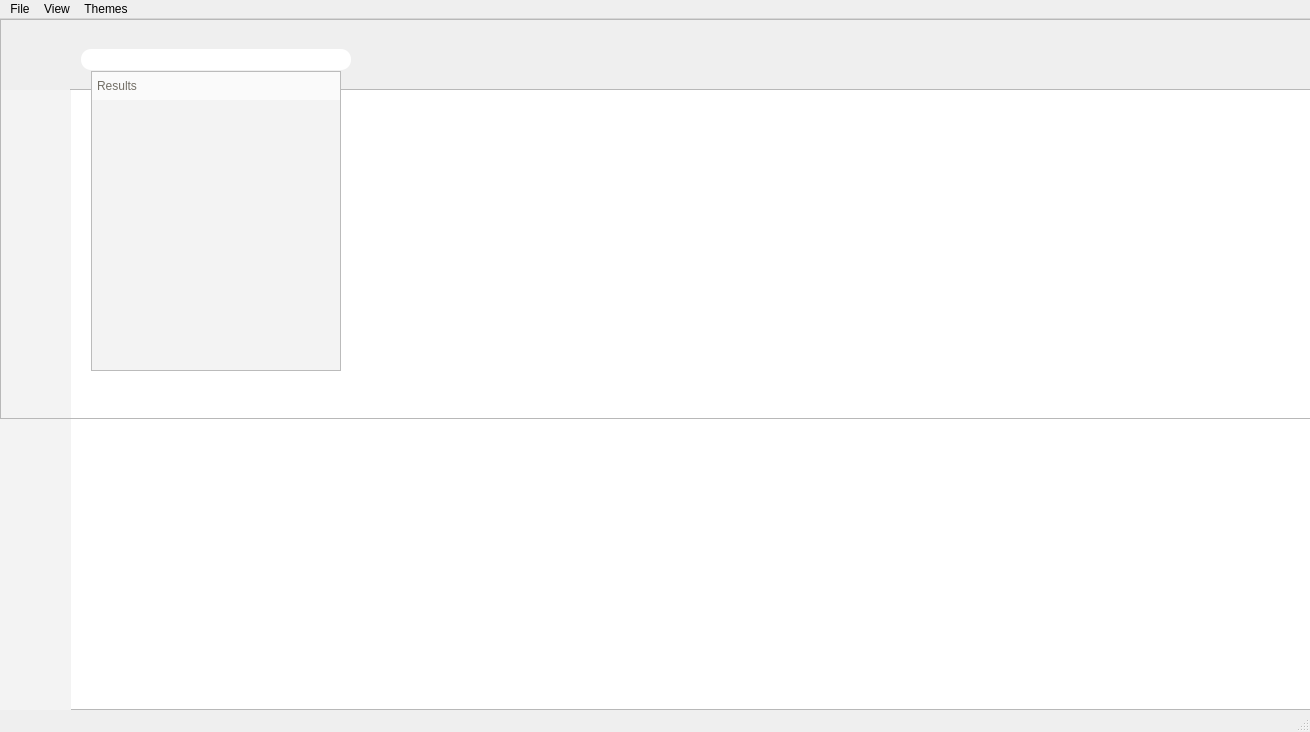
<?xml version="1.0" encoding="UTF-8"?>
<ui version="4.0">
 <class>MainWindow</class>
 <widget class="QMainWindow" name="MainWindow">
  <property name="geometry">
   <rect>
    <x>0</x>
    <y>0</y>
    <width>1310</width>
    <height>732</height>
   </rect>
  </property>
  <property name="sizePolicy">
   <sizepolicy hsizetype="Ignored" vsizetype="Ignored">
    <horstretch>0</horstretch>
    <verstretch>0</verstretch>
   </sizepolicy>
  </property>
  <property name="maximumSize">
   <size>
    <width>1481</width>
    <height>1138</height>
   </size>
  </property>
  <property name="baseSize">
   <size>
    <width>1392</width>
    <height>758</height>
   </size>
  </property>
  <property name="windowTitle">
   <string>MainWindow</string>
  </property>
  <property name="styleSheet">
   <string notr="true">QWidget#centralwidget {
border-image:url(:/png/sheet-music-texture.png) 0 0 stretch stretch;
}

QWidget#widget {
background:#22ADC2;

}

QFrame#contentFrame {
border:0px;
background:#A0E8D6;
border-left:1px solid rgb(137, 216, 194);
}

QWidget#scorebookWidget {
background:#eee;
border:1px solid #ddd;
}

QWidget#scorebookWidget QListWidget {
background:rgba(255, 255, 255, 255);
border:0px;
}

QWidget#scorebookWidget QLabel {
color:#B14623;
background:#602749;
border-bottom:1px solid #999;
padding-top:10px;
}

QLineEdit#lineEdit {
border-radius: 10px;
}

QTreeWidget#searchTree {
background:#F3F3F3;
}

QTreeWidget QHeaderView {
background:transparent;
}
QHeaderView:section {
background:rgba(255,255,255,150);
border:0px;
padding:5px;
font: 14pt &quot;Open Sans&quot;;
color:#736F66;
}

QFrame#buttonFrame {
background:#F3F3F3;
}

QFrame QToolButton {
background:transparent;
padding:10px;
border:0px;
color:white;
}

QFrame QToolButton#autoPlaylistBtn {
background: url(:/png/0041-file-music-pink.png) center no-repeat;
}

QFrame QToolButton#myPlaylistBtn {
background: url(:/png/playlist-pink.png) center no-repeat;
}

QFrame QToolButton#infoBtn {
background: url(:/png/0005-newspaper-pink.png) center no-repeat;
}

QFrame QToolButton#scorebookBtn {
background: url(:/png/0033-books-pink.png) center no-repeat;
}

QFrame QToolButton#featuredBtn {
background: url(:/png/0216-star-empty-pink.png) center no-repeat;
}

QFrame QToolButton#browserBtn {
background: url(:/png/0190-menu-pink.png) center no-repeat;
}</string>
  </property>
  <property name="unifiedTitleAndToolBarOnMac">
   <bool>true</bool>
  </property>
  <widget class="QWidget" name="centralwidget">
   <widget class="QFrame" name="buttonFrame">
    <property name="geometry">
     <rect>
      <x>0</x>
      <y>71</y>
      <width>71</width>
      <height>1024</height>
     </rect>
    </property>
    <property name="minimumSize">
     <size>
      <width>71</width>
      <height>1024</height>
     </size>
    </property>
    <property name="maximumSize">
     <size>
      <width>71</width>
      <height>16777215</height>
     </size>
    </property>
    <widget class="QToolButton" name="scorebookBtn">
     <property name="geometry">
      <rect>
       <x>10</x>
       <y>10</y>
       <width>55</width>
       <height>55</height>
      </rect>
     </property>
     <property name="minimumSize">
      <size>
       <width>42</width>
       <height>55</height>
      </size>
     </property>
     <property name="text">
      <string/>
     </property>
     <property name="iconSize">
      <size>
       <width>32</width>
       <height>32</height>
      </size>
     </property>
    </widget>
    <widget class="QToolButton" name="myPlaylistBtn">
     <property name="geometry">
      <rect>
       <x>10</x>
       <y>70</y>
       <width>55</width>
       <height>55</height>
      </rect>
     </property>
     <property name="minimumSize">
      <size>
       <width>42</width>
       <height>55</height>
      </size>
     </property>
     <property name="text">
      <string/>
     </property>
     <property name="iconSize">
      <size>
       <width>32</width>
       <height>32</height>
      </size>
     </property>
    </widget>
    <widget class="QToolButton" name="autoPlaylistBtn">
     <property name="geometry">
      <rect>
       <x>10</x>
       <y>130</y>
       <width>55</width>
       <height>55</height>
      </rect>
     </property>
     <property name="minimumSize">
      <size>
       <width>42</width>
       <height>55</height>
      </size>
     </property>
     <property name="text">
      <string/>
     </property>
     <property name="iconSize">
      <size>
       <width>32</width>
       <height>32</height>
      </size>
     </property>
    </widget>
    <widget class="QToolButton" name="infoBtn">
     <property name="geometry">
      <rect>
       <x>10</x>
       <y>190</y>
       <width>55</width>
       <height>55</height>
      </rect>
     </property>
     <property name="minimumSize">
      <size>
       <width>42</width>
       <height>55</height>
      </size>
     </property>
     <property name="text">
      <string/>
     </property>
     <property name="iconSize">
      <size>
       <width>32</width>
       <height>32</height>
      </size>
     </property>
    </widget>
    <widget class="QToolButton" name="browserBtn">
     <property name="geometry">
      <rect>
       <x>10</x>
       <y>310</y>
       <width>55</width>
       <height>55</height>
      </rect>
     </property>
     <property name="minimumSize">
      <size>
       <width>42</width>
       <height>55</height>
      </size>
     </property>
     <property name="text">
      <string/>
     </property>
     <property name="iconSize">
      <size>
       <width>32</width>
       <height>32</height>
      </size>
     </property>
    </widget>
    <widget class="QToolButton" name="featuredBtn">
     <property name="geometry">
      <rect>
       <x>10</x>
       <y>250</y>
       <width>55</width>
       <height>55</height>
      </rect>
     </property>
     <property name="minimumSize">
      <size>
       <width>42</width>
       <height>55</height>
      </size>
     </property>
     <property name="text">
      <string/>
     </property>
     <property name="iconSize">
      <size>
       <width>32</width>
       <height>32</height>
      </size>
     </property>
    </widget>
   </widget>
   <widget class="QFrame" name="contentFrame">
    <property name="geometry">
     <rect>
      <x>1400</x>
      <y>410</y>
      <width>16</width>
      <height>447</height>
     </rect>
    </property>
    <property name="sizePolicy">
     <sizepolicy hsizetype="MinimumExpanding" vsizetype="Preferred">
      <horstretch>0</horstretch>
      <verstretch>0</verstretch>
     </sizepolicy>
    </property>
    <property name="minimumSize">
     <size>
      <width>0</width>
      <height>0</height>
     </size>
    </property>
    <property name="maximumSize">
     <size>
      <width>16777215</width>
      <height>1033</height>
     </size>
    </property>
    <property name="frameShape">
     <enum>QFrame::StyledPanel</enum>
    </property>
    <property name="frameShadow">
     <enum>QFrame::Raised</enum>
    </property>
   </widget>
   <widget class="QWidget" name="searchBar" native="true">
    <property name="geometry">
     <rect>
      <x>0</x>
      <y>0</y>
      <width>1400</width>
      <height>71</height>
     </rect>
    </property>
    <widget class="QLineEdit" name="lineEdit">
     <property name="geometry">
      <rect>
       <x>81</x>
       <y>30</y>
       <width>270</width>
       <height>21</height>
      </rect>
     </property>
     <property name="minimumSize">
      <size>
       <width>250</width>
       <height>21</height>
      </size>
     </property>
     <property name="font">
      <font>
       <pointsize>5</pointsize>
      </font>
     </property>
    </widget>
    <widget class="QLabel" name="titleOfPiece">
     <property name="geometry">
      <rect>
       <x>650</x>
       <y>30</y>
       <width>59</width>
       <height>16</height>
      </rect>
     </property>
     <property name="text">
      <string/>
     </property>
    </widget>
   </widget>
   <widget class="QFrame" name="searchFrame">
    <property name="geometry">
     <rect>
      <x>0</x>
      <y>0</y>
      <width>1441</width>
      <height>400</height>
     </rect>
    </property>
    <property name="minimumSize">
     <size>
      <width>1441</width>
      <height>400</height>
     </size>
    </property>
    <property name="maximumSize">
     <size>
      <width>1441</width>
      <height>71</height>
     </size>
    </property>
    <property name="frameShape">
     <enum>QFrame::StyledPanel</enum>
    </property>
    <property name="frameShadow">
     <enum>QFrame::Raised</enum>
    </property>
    <widget class="QTreeWidget" name="searchTree">
     <property name="geometry">
      <rect>
       <x>91</x>
       <y>52</y>
       <width>250</width>
       <height>300</height>
      </rect>
     </property>
     <column>
      <property name="text">
       <string>Results</string>
      </property>
     </column>
    </widget>
   </widget>
   <widget class="QGraphicsView" name="scoreWindow">
    <property name="geometry">
     <rect>
      <x>70</x>
      <y>70</y>
      <width>1241</width>
      <height>621</height>
     </rect>
    </property>
   </widget>
   <zorder>scoreWindow</zorder>
   <zorder>buttonFrame</zorder>
   <zorder>contentFrame</zorder>
   <zorder>searchBar</zorder>
   <zorder>searchFrame</zorder>
  </widget>
  <widget class="QMenuBar" name="my_menu">
   <property name="geometry">
    <rect>
     <x>0</x>
     <y>0</y>
     <width>1310</width>
     <height>22</height>
    </rect>
   </property>
   <widget class="QMenu" name="menuFile">
    <property name="title">
     <string>File</string>
    </property>
    <addaction name="actionImport"/>
    <addaction name="actionNew_Collection"/>
    <addaction name="actionRefresh_Collection"/>
   </widget>
   <widget class="QMenu" name="menuView">
    <property name="title">
     <string>View</string>
    </property>
    <addaction name="actionScorebook"/>
    <addaction name="actionMy_Playlists"/>
    <addaction name="actionAuto_Playlists"/>
    <addaction name="actionPiece_Information"/>
    <addaction name="actionFeatured_in"/>
    <addaction name="actionPlaylist_Browser"/>
   </widget>
   <widget class="QMenu" name="menuThemes">
    <property name="title">
     <string>Themes</string>
    </property>
    <addaction name="actionUbuntu"/>
    <addaction name="actionCandy"/>
   </widget>
   <addaction name="menuFile"/>
   <addaction name="menuView"/>
   <addaction name="menuThemes"/>
  </widget>
  <widget class="QStatusBar" name="statusbar">
   <property name="enabled">
    <bool>true</bool>
   </property>
   <property name="sizeGripEnabled">
    <bool>true</bool>
   </property>
  </widget>
  <action name="actionImport">
   <property name="text">
    <string>Import...</string>
   </property>
  </action>
  <action name="actionNew_Collection">
   <property name="text">
    <string>New Collection</string>
   </property>
  </action>
  <action name="actionRefresh_Collection">
   <property name="text">
    <string>Refresh Collection</string>
   </property>
  </action>
  <action name="actionScorebook">
   <property name="checkable">
    <bool>true</bool>
   </property>
   <property name="checked">
    <bool>true</bool>
   </property>
   <property name="text">
    <string>Scorebook</string>
   </property>
  </action>
  <action name="actionMy_Playlists">
   <property name="checkable">
    <bool>true</bool>
   </property>
   <property name="checked">
    <bool>true</bool>
   </property>
   <property name="text">
    <string>My Playlists</string>
   </property>
  </action>
  <action name="actionAuto_Playlists">
   <property name="checkable">
    <bool>true</bool>
   </property>
   <property name="checked">
    <bool>true</bool>
   </property>
   <property name="text">
    <string>Auto Playlists</string>
   </property>
  </action>
  <action name="actionPiece_Information">
   <property name="checkable">
    <bool>true</bool>
   </property>
   <property name="text">
    <string>Piece Information</string>
   </property>
  </action>
  <action name="actionFeatured_in">
   <property name="checkable">
    <bool>true</bool>
   </property>
   <property name="text">
    <string>Featured in...</string>
   </property>
  </action>
  <action name="actionPlaylist_Browser">
   <property name="checkable">
    <bool>true</bool>
   </property>
   <property name="text">
    <string>Playlist Browser</string>
   </property>
  </action>
  <action name="actionLight">
   <property name="text">
    <string>Light</string>
   </property>
  </action>
  <action name="actionDark">
   <property name="text">
    <string>Dark</string>
   </property>
  </action>
  <action name="actionTeal">
   <property name="text">
    <string>Teal</string>
   </property>
  </action>
  <action name="actionElectric_Blue">
   <property name="text">
    <string>Electric Blue</string>
   </property>
  </action>
  <action name="actionColours">
   <property name="text">
    <string>Colours</string>
   </property>
  </action>
  <action name="actionUbuntu">
   <property name="text">
    <string>Ubuntu</string>
   </property>
  </action>
  <action name="actionCandy">
   <property name="text">
    <string>Candy</string>
   </property>
  </action>
 </widget>
 <resources>
  <include location="bgs.qrc"/>
  <include location="icons.qrc"/>
 </resources>
 <connections/>
</ui>
